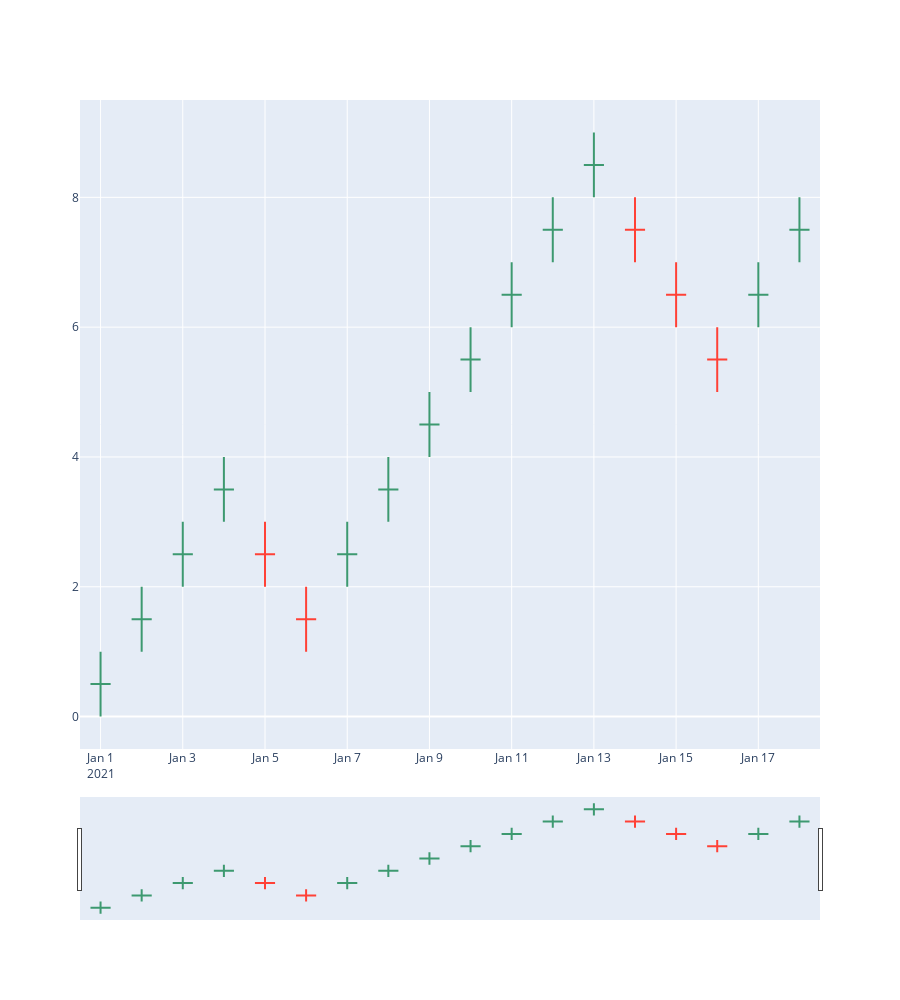

Notebook code cell kept with this figure:
### Markdown cell above
# Test dead wave

### Code cell
high_arr,cur = grow([], 1, 3)
high_arr,cur = fall(high_arr, cur, 2)
high_arr,cur = grow(high_arr, cur, 7)
high_arr,cur = fall(high_arr, cur, 3)
high_arr,cur = grow(high_arr, cur, 3)

times = []
for day in range(len(high_arr)):
    times.append(pd.Timestamp(year=2021, month=1, day=day+1))

low_arr = [h-1 for h in high_arr]

mid_arr = []
for idx in range(len(low_arr)):
    mid_arr.append((high_arr[idx]+low_arr[idx])/2)

df = pd.DataFrame(data={
    "O": mid_arr,
    "C": mid_arr,
    "H": high_arr,
    "L": low_arr},
    index=times)
candle_chart(df).show()

### Figure 1 — Plotly figure (JSON) as saved in the notebook; plotly's stock layout.template omitted (floating-point values rounded to 4 significant figures)
{"data": [{"close": [0.5, 1.5, 2.5, 3.5, 2.5, 1.5, 2.5, 3.5, 4.5, 5.5, 6.5, 7.5, 8.5, 7.5, 6.5, 5.5, 6.5, 7.5], "high": [1, 2, 3, 4, 3, 2, 3, 4, 5, 6, 7, 8, 9, 8, 7, 6, 7, 8], "low": [0, 1, 2, 3, 2, 1, 2, 3, 4, 5, 6, 7, 8, 7, 6, 5, 6, 7], "open": [0.5, 1.5, 2.5, 3.5, 2.5, 1.5, 2.5, 3.5, 4.5, 5.5, 6.5, 7.5, 8.5, 7.5, 6.5, 5.5, 6.5, 7.5], "type": "candlestick", "x": ["2021-01-01T00:00:00", "2021-01-02T00:00:00", "2021-01-03T00:00:00", "2021-01-04T00:00:00", "2021-01-05T00:00:00", "2021-01-06T00:00:00", "2021-01-07T00:00:00", "2021-01-08T00:00:00", "2021-01-09T00:00:00", "2021-01-10T00:00:00", "2021-01-11T00:00:00", "2021-01-12T00:00:00", "2021-01-13T00:00:00", "2021-01-14T00:00:00", "2021-01-15T00:00:00", "2021-01-16T00:00:00", "2021-01-17T00:00:00", "2021-01-18T00:00:00"]}], "layout": {"height": 1000, "yaxis": {"fixedrange": false}}}
